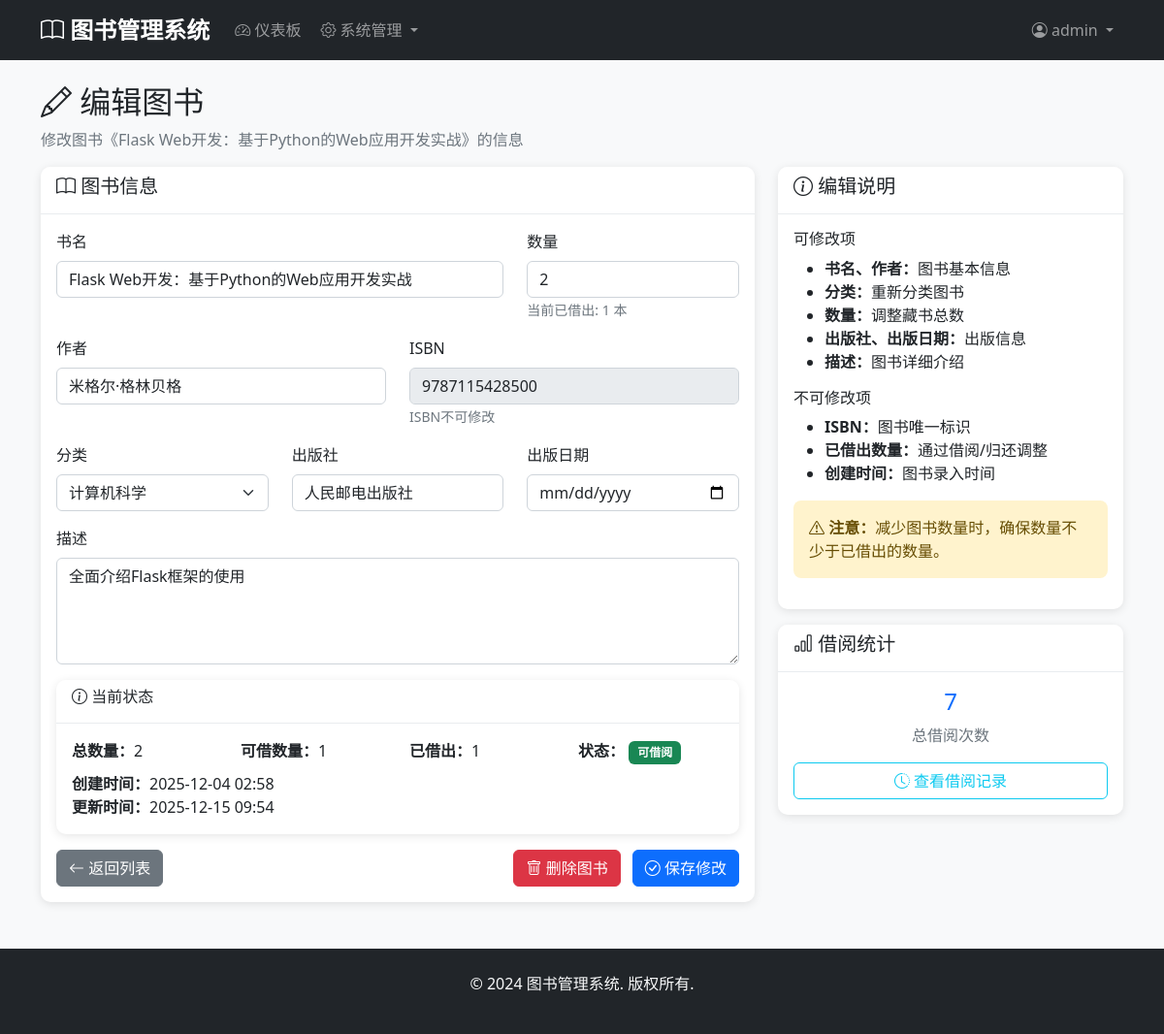
The app's page /admin/books/edit/2 (signed in) with its own data.
### models.py (models this page shows, shortened)
class Admin(db.Model, UserMixin):
    __tablename__ = 'admins'
    id = db.Column(db.Integer, primary_key=True)
    username = db.Column(db.String(80), unique=True, nullable=False)
    email = db.Column(db.String(120), unique=True, nullable=False)
    password_hash = db.Column(db.String(128), nullable=False)
    created_at = db.Column(db.DateTime, default=datetime.utcnow)

class Book(db.Model):
    __tablename__ = 'books'
    id = db.Column(db.Integer, primary_key=True)
    title = db.Column(db.String(200), nullable=False)
    author = db.Column(db.String(100), nullable=False)
    isbn = db.Column(db.String(20), unique=True, nullable=False)
    publisher = db.Column(db.String(100))
    publication_date = db.Column(db.Date)
    quantity = db.Column(db.Integer, default=1)
    available_quantity = db.Column(db.Integer, default=1)
    description = db.Column(db.Text)
    category_id = db.Column(db.Integer, db.ForeignKey('categories.id'), nullable=False)
    created_at = db.Column(db.DateTime, default=datetime.utcnow)
    updated_at = db.Column(db.DateTime, default=datetime.utcnow, onupdate=datetime.utcnow)
    borrow_records = db.relationship('BorrowRecord', backref='book', lazy=True)

### app.py (the view)
@app.route('/admin/books/edit/<int:book_id>', methods=['GET', 'POST'])
@login_required
def edit_book(book_id):
    if not isinstance(current_user, Admin):
        abort(403)
    book = Book.query.get_or_404(book_id)
    form = BookForm(obj=book)
    form.category_id.choices = [(c.id, c.name) for c in Category.query.filter(Category.name.notin_(['Ubuntu', 'Ubuntu-22.04'])).all()]
    if form.validate_on_submit():
        form.populate_obj(book)
        book.available_quantity = book.quantity - (book.quantity - book.available_quantity)
        db.session.commit()
        flash('图书更新成功！', 'success')
        return redirect(url_for('admin_books'))
    return render_template('admin/edit_book.html', form=form, book=book)

### app.py
class BookForm(FlaskForm):
    title = StringField('书名', validators=[DataRequired(), Length(max=200)])
    author = StringField('作者', validators=[DataRequired(), Length(max=100)])
    isbn = StringField('ISBN', validators=[DataRequired(), Length(max=20)])
    publisher = StringField('出版社', validators=[Length(max=100)])
    publication_date = DateField('出版日期')
    quantity = IntegerField('数量', validators=[DataRequired(), NumberRange(min=1)])
    description = TextAreaField('描述')
    category_id = SelectField('分类', coerce=int, validators=[DataRequired()])

### app.py (called while the page is built)
@login_manager.user_loader
def load_user(user_id):
    try:
        user_id = int(user_id)
        admin = Admin.query.get(user_id)
        if admin:
            return admin
        user = User.query.get(user_id)
        return user
    except (ValueError, TypeError):
        return None

### templates/admin/edit_book.html (shortened to what this page needs)
{% extends "base.html" %}
{% block content %}
<div class="row">
    <div class="col-12">
        <h2><i class="bi bi-pencil"></i> 编辑图书</h2>
        <p class="text-muted">修改图书《{{ book.title }}》的信息</p>
    </div>
</div>
<div class="row">
    <div class="col-md-8">
        <div class="card">
            <div class="card-header">
                <h5><i class="bi bi-book"></i> 图书信息</h5>
            </div>
            <div class="card-body">
                <form method="POST">
                    <div class="row">
                        <div class="col-md-8 mb-3">
                            {{ form.title.label(class="form-label") }}
                            {{ form.title(class="form-control") }}
                        </div>
                        <div class="col-md-4 mb-3">
                            {{ form.quantity.label(class="form-label") }}
                            {{ form.quantity(class="form-control") }}
                            <small class="form-text text-muted">当前已借出: {{ book.quantity - book.available_quantity }} 本</small>
                        </div>
                    </div>
                    <div class="row">
                        <div class="col-md-6 mb-3">
                            {{ form.author.label(class="form-label") }}
                            {{ form.author(class="form-control") }}
                        </div>
                        <div class="col-md-6 mb-3">
                            {{ form.isbn.label(class="form-label") }}
                            {{ form.isbn(class="form-control", readonly=true) }}
                            <small class="form-text text-muted">ISBN不可修改</small>
                        </div>
                    </div>
                    <div class="row">
                        <div class="col-md-4 mb-3">
                            {{ form.category_id.label(class="form-label") }}
                            {{ form.category_id(class="form-select") }}
                        </div>
                        <div class="col-md-4 mb-3">
                            {{ form.publisher.label(class="form-label") }}
                            {{ form.publisher(class="form-control") }}
                        </div>
                        <div class="col-md-4 mb-3">
                            {{ form.publication_date.label(class="form-label") }}
                            {{ form.publication_date(class="form-control") }}
                        </div>
                    </div>
                    <div class="mb-3">
                        {{ form.description.label(class="form-label") }}
                        {{ form.description(class="form-control", rows="4") }}
                    </div>
                    <div class="card mb-3">
                        <div class="card-header">
                            <h6><i class="bi bi-info-circle"></i> 当前状态</h6>
                        </div>
                        <div class="card-body">
                            <div class="row">
                                <div class="col-md-3">
                                    <strong>总数量：</strong>{{ book.quantity }}
                                </div>
                                <div class="col-md-3">
                                    <strong>可借数量：</strong>{{ book.available_quantity }}
                                </div>
                                <div class="col-md-3">
                                    <strong>已借出：</strong>{{ book.quantity - book.available_quantity }}
                                </div>
                                <div class="col-md-3">
                                    <strong>状态：</strong>
                                    {% if book.available_quantity > 0 %}
                                        <span class="badge bg-success">可借阅</span>
                                    {% else %}
                                        <span class="badge bg-danger">已借完</span>
                                    {% endif %}
                                </div>
                            </div>
                            <div class="row mt-2">
                                <div class="col-12">
                                    <strong>创建时间：</strong>{{ book.created_at.strftime('%Y-%m-%d %H:%M') }}<br>
                                    <strong>更新时间：</strong>{{ book.updated_at.strftime('%Y-%m-%d %H:%M') }}
                                </div>
                            </div>
                        </div>
                    </div>
                    <div class="d-flex justify-content-between">
                        <a href="{{ url_for('admin_books') }}" class="btn btn-secondary">
                            <i class="bi bi-arrow-left"></i> 返回列表
                        </a>
                        <div>
                            <a href="{{ url_for('delete_book', book_id=book.id) }}" class="btn btn-danger me-2"
                               onclick="return confirm('确定要删除《{{ book.title }}》吗？\n\n警告：删除后相关的借阅记录也将被删除，此操作不可恢复！')">
                                <i class="bi bi-trash"></i> 删除图书
                            </a>
                            <button type="submit" class="btn btn-primary">
                                <i class="bi bi-check-circle"></i> 保存修改
                            </button>
                        </div>
                    </div>
                </form>
            </div>
        </div>
    </div>
    <div class="col-md-4">
        <div class="card">
            <div class="card-header">
                <h5><i class="bi bi-info-circle"></i> 编辑说明</h5>
            </div>
            <div class="card-body">
                <h6>可修改项</h6>
                <ul>
                    <li><strong>书名、作者：</strong>图书基本信息</li>
                    <li><strong>分类：</strong>重新分类图书</li>
                    <li><strong>数量：</strong>调整藏书总数</li>
                    <li><strong>出版社、出版日期：</strong>出版信息</li>
                    <li><strong>描述：</strong>图书详细介绍</li>
                </ul>
                <h6>不可修改项</h6>
                <ul>
                    <li><strong>ISBN：</strong>图书唯一标识</li>
                    <li><strong>已借出数量：</strong>通过借阅/归还调整</li>
                    <li><strong>创建时间：</strong>图书录入时间</li>
                </ul>
                <div class="alert alert-warning">
                    <i class="bi bi-exclamation-triangle"></i>
                    <strong>注意：</strong>减少图书数量时，确保数量不少于已借出的数量。
                </div>
            </div>
        </div>
        <div class="card mt-3">
            <div class="card-header">
                <h5><i class="bi bi-bar-chart"></i> 借阅统计</h6>
            </div>
            <div class="card-body">
                <div class="text-center">
                    <h4 class="text-primary">{{ book.borrow_records|length }}</h4>
                    <p class="text-muted">总借阅次数</p>
                </div>
                <a href="{{ url_for('admin_borrow_records') }}?book_id={{ book.id }}" class="btn btn-outline-info w-100">
                    <i class="bi bi-clock-history"></i> 查看借阅记录
                </a>
            </div>
        </div>
    </div>
</div>
{% endblock %}

### templates/base.html (shortened to what this page needs)
<!DOCTYPE html>
<html lang="zh-CN">
<head>
    <link href="https://cdn.jsdelivr.net/npm/bootstrap@5.1.3/dist/css/bootstrap.min.css" rel="stylesheet">
    <link href="https://cdn.jsdelivr.net/npm/bootstrap-icons@1.7.2/font/bootstrap-icons.css" rel="stylesheet">
    <link href="{{ url_for('static', filename='css/style.css') }}" rel="stylesheet">
</head>
<body>
    <nav class="navbar navbar-expand-lg navbar-dark bg-dark">
        <div class="container">
            <a class="navbar-brand" href="{{ url_for('index') }}">
                <i class="bi bi-book"></i> 图书管理系统
            </a>
            <div class="collapse navbar-collapse" id="navbarNav">
                {% if current_user.is_authenticated %}
                    {% if current_user.__class__.__name__ == 'Admin' %}
                        <ul class="navbar-nav me-auto">
                            <li class="nav-item">
                                <a class="nav-link" href="{{ url_for('admin_dashboard') }}">
                                    <i class="bi bi-speedometer2"></i> 仪表板
                                </a>
                            </li>
                            <li class="nav-item dropdown">
                                <a class="nav-link dropdown-toggle" href="#" id="manageDropdown" role="button" data-bs-toggle="dropdown">
                                    <i class="bi bi-gear"></i> 系统管理
                                </a>
                            </li>
                        </ul>
                    {% endif %}
                {% endif %}
                <ul class="navbar-nav">
                    {% if current_user.is_authenticated %}
                        <li class="nav-item dropdown">
                            <a class="nav-link dropdown-toggle" href="#" id="userDropdown" role="button" data-bs-toggle="dropdown">
                                <i class="bi bi-person-circle"></i> {{ current_user.username }}
                            </a>
                        </li>
                    {% endif %}
                </ul>
            </div>
        </div>
    </nav>
    <main class="container mt-4 mb-5">
        {% block content %}{% endblock %}
    </main>
    <footer class="bg-dark text-light py-4 mt-5">
        <div class="container text-center">
            <p>&copy; 2024 图书管理系统. 版权所有.</p>
        </div>
    </footer>
</body>
</html>

### static/css/style.css (style rules this page uses)
body { font-family: 'Segoe UI', Tahoma, Geneva, Verdana, sans-serif; background-color: #f8f9fa; }
.navbar-brand { font-weight: bold; font-size: 1.5rem; }
.navbar-nav .nav-link { border-radius: 5px; margin: 0 2px; transition: all 0.3s ease; }
.card { border: none; border-radius: 10px; box-shadow: 0 2px 10px rgba(0, 0, 0, 0.1); transition: transform 0.2s ease, box-shadow 0.2s ease; }
.card-header { background-color: #fff; border-bottom: 1px solid #e9ecef; border-radius: 10px 10px 0 0 !important; font-weight: 600; }
.btn { border-radius: 6px; font-weight: 500; transition: all 0.3s ease; }
.form-control, .form-select { border-radius: 6px; border: 1px solid #ced4da; transition: all 0.3s ease; }
.badge { font-size: 0.75rem; padding: 0.5em 0.75em; border-radius: 6px; }
.alert { border: none; border-radius: 8px; font-weight: 500; }
.card, .alert { animation: fadeIn 0.5s ease-out; }
footer { margin-top: auto; }

### records on screen
Admin: username "admin"
Book: title "Flask Web开发：基于Python的Web应用开发实战", quantity "2", book.quantity-book.available_quantity "1", author "米格尔·格林贝格", isbn "9787115428500", category_id "计算机科学", publisher "人民邮电出版社", description "全面介绍Flask框架的使用", available_quantity "1", created_at "2025-12-04 02:58", updated_at "2025-12-15 09:54"

### other values on screen
{{ book.borrow_records|length }} "7"
